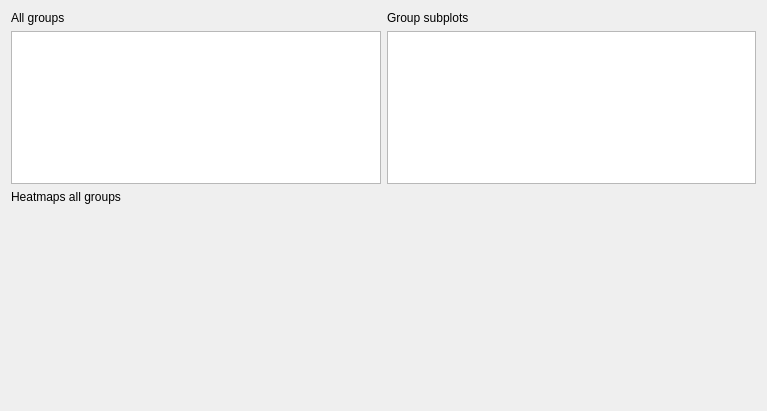
<?xml version="1.0" encoding="UTF-8"?>
<ui version="4.0">
 <class>stim_plots_template</class>
 <widget class="QWidget" name="stim_plots_template">
  <property name="geometry">
   <rect>
    <x>0</x>
    <y>0</y>
    <width>767</width>
    <height>411</height>
   </rect>
  </property>
  <property name="windowTitle">
   <string>Form</string>
  </property>
  <layout class="QGridLayout" name="gridLayout">
   <item row="0" column="0">
    <widget class="QLabel" name="label_4">
     <property name="text">
      <string>All groups</string>
     </property>
    </widget>
   </item>
   <item row="0" column="1">
    <widget class="QLabel" name="label_5">
     <property name="text">
      <string>Group subplots</string>
     </property>
    </widget>
   </item>
   <item row="1" column="0">
    <widget class="PlotWidget" name="stim_plots_overlays"/>
   </item>
   <item row="1" column="1">
    <widget class="GraphicsLayoutWidget" name="stim_plots_groups"/>
   </item>
   <item row="2" column="0">
    <widget class="QLabel" name="label_6">
     <property name="text">
      <string>Heatmaps all groups</string>
     </property>
    </widget>
   </item>
   <item row="3" column="0">
    <widget class="QWidget" name="headmaps_widget" native="true">
     <property name="sizePolicy">
      <sizepolicy hsizetype="MinimumExpanding" vsizetype="MinimumExpanding">
       <horstretch>0</horstretch>
       <verstretch>0</verstretch>
      </sizepolicy>
     </property>
     <property name="minimumSize">
      <size>
       <width>250</width>
       <height>190</height>
      </size>
     </property>
    </widget>
   </item>
  </layout>
 </widget>
 <customwidgets>
  <customwidget>
   <class>PlotWidget</class>
   <extends>QGraphicsView</extends>
   <header>pyqtgraphCore</header>
  </customwidget>
  <customwidget>
   <class>GraphicsLayoutWidget</class>
   <extends>QGraphicsView</extends>
   <header>pyqtgraphCore</header>
  </customwidget>
 </customwidgets>
 <resources/>
 <connections/>
</ui>
